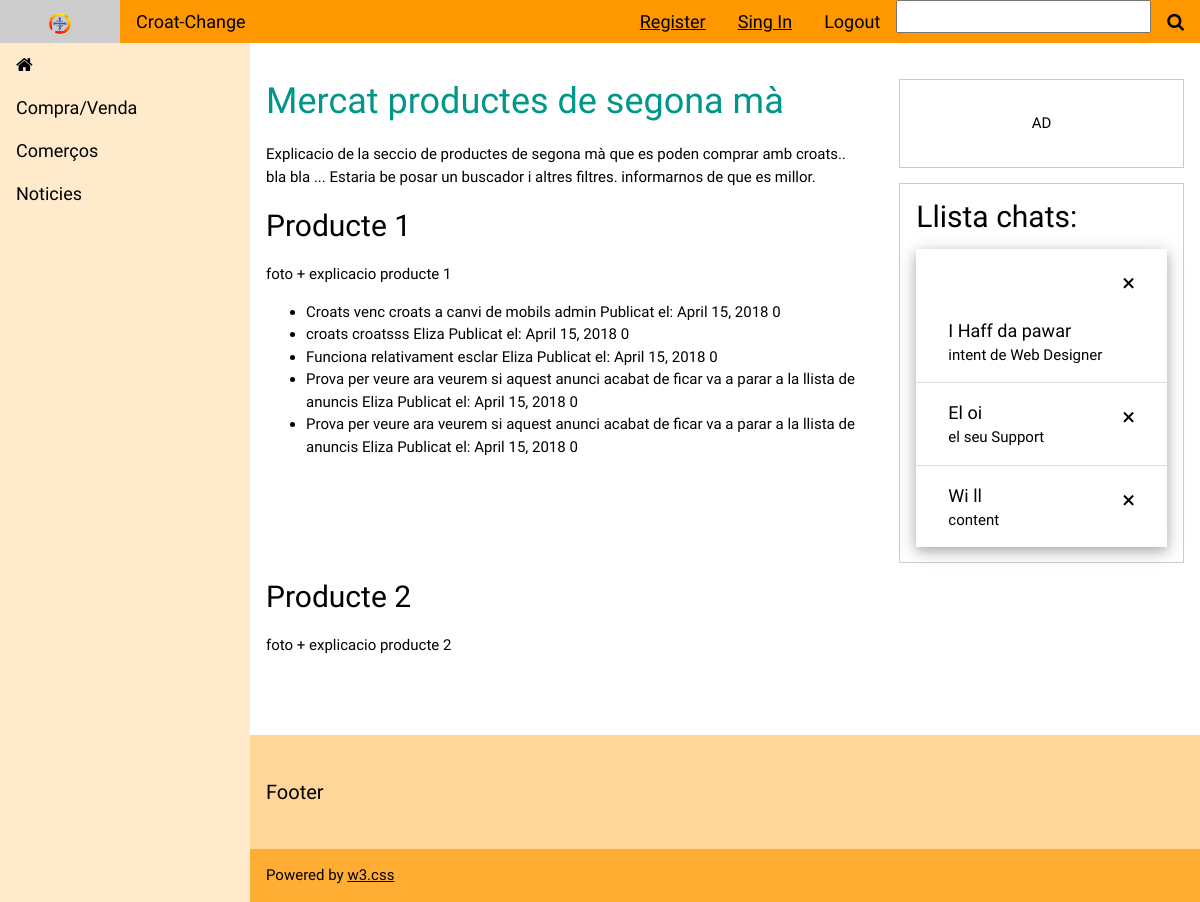
/home/mercat_croat, run on an earlier commit of the app's database.
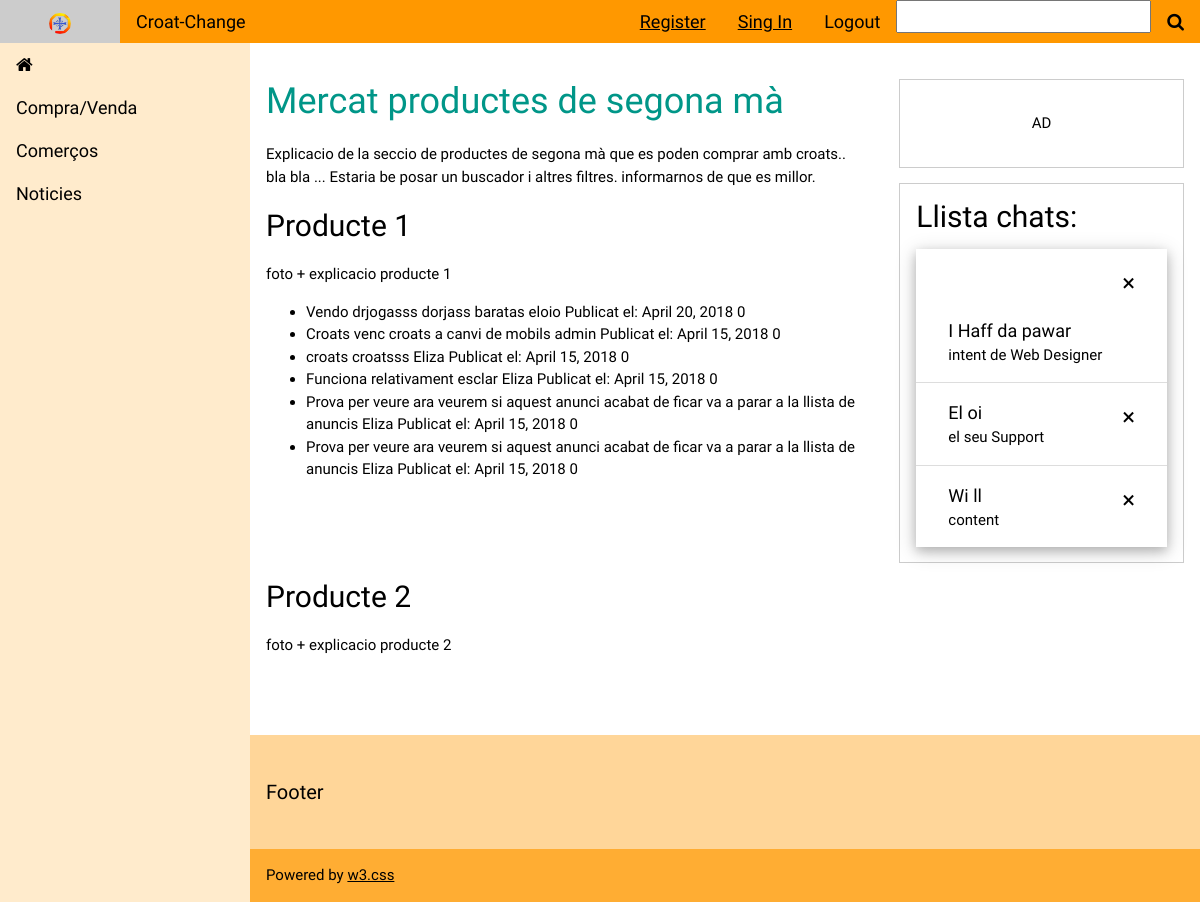
And on a later commit of the database.
### home/models.py (models this page shows)
class Anunci(models.Model):
    titol=models.CharField(max_length=30)
    descripcio=models.CharField(max_length=600)
    autor=models.ForeignKey(User, on_delete=models.CASCADE)
    date=models.DateField()
    num_stars=models.IntegerField()

### home/views.py (the view)
# urls.py: path('mercat_croat',views.mercat_croat,name="mercat_croat"),
def mercat_croat(request):
    llista_tots_anuncis=Anunci.objects.all().order_by("-date")
    context={'anuncis':llista_tots_anuncis}
    return render(request,"home/mercat_croat.html",context)

### home/templates/home/mercat_croat.html (shortened to what this page needs)
<!DOCTYPE html>
{% load static %}
<html>
<link rel="stylesheet" href="{% static 'home/css/w3.css' %}">
<link rel="stylesheet" href="{% static 'home/css/w3-theme-black.css' %}">
<link rel="stylesheet" href="{% static 'home/css/roboto.css' %}">
<link rel="stylesheet" href="{% static 'home/css/font-awesome.min.css' %}">
<link rel="stylesheet" href="{% static 'https://cdnjs.cloudflare.com/ajax/libs/font-awesome/4.7.0/css/font-awesome.min.css' %}">
<body>
<div class="w3-top">
  <div class="w3-bar w3-theme w3-top w3-large">
    <a href="#" class="w3-bar-item w3-button w3-theme-l1" style="width: 10%" ><img src="imatges/fotologo.png" class="w3-round-xlarge" alt="Norway" style="width:24%"></a>
    <a href="#" class="w3-bar-item w3-button w3-hide-small w3-hover-white">Croat-Change</a>
    <a href="#" class="w3-bar-item w3-right w3-button"><i class="fa fa-search"></i></a>
    <input class="w3-right" type="text" name="cerca" maxlength="10">
    <a href="logout" class="w3-bar-item w3-right w3-button"> Logout</a>
    <a href="singin" class="w3-bar-item w3-right w3-hide-small w3-hover-white">Sing In</a>
    <a href="register" class="w3-bar-item w3-right w3-hide-small w3-hover-white">Register</a>
  </div>
</div>
<nav class="w3-sidebar w3-bar-block w3-collapse w3-large w3-theme-l4 w3-animate-left" id="mySidebar">
  <a href="/home" class="w3-bar-item w3-button"><i class="fa fa-home"></i></a>
<a onclick="myFunction('Demo1')" class="w3-bar-item w3-button w3-hover-black">
Compra/Venda</a>
  <a class="w3-bar-item w3-button w3-hover-black" href="comercos">Comerços</a>
  <a class="w3-bar-item w3-button w3-hover-black" href="noticies">Noticies</a>
</nav>
<div class="w3-main" style="margin-left:250px">
  <div class="w3-row w3-padding-64">
    <div class="w3-twothird w3-container">
      <h1 class="w3-text-teal">Mercat productes de segona mà</h1>
	<p>Explicacio de la seccio de productes de segona mà que es poden comprar amb croats.. bla bla ... Estaria be posar un buscador i altres filtres. informarnos de que es millor.</p>
	<h2 class="w3-text">Producte 1</h2>
      <p>foto + explicacio producte 1</p>
{% if anuncis %}
<ul>
{% for element in anuncis %}
	<li> {{ element.titol}} {{element.descripcio}} {{element.autor}} Publicat el: {{element.date}} {{element.num_stars}} </li>
{% endfor %}
</ul>
{% else %}
	nope
{% endif %}
    </div>
    <div class="w3-third w3-container">
      <p class="w3-border w3-padding-large w3-padding-32 w3-center">AD</p>
<div class="w3-container w3-border">
  <h2>Llista chats:</h2>
  <ul class="w3-ul w3-card-4">
    <li class="w3-bar">
      <span onclick="this.parentElement.style.display='none'" class="w3-bar-item w3-button w3-white w3-xlarge w3-right">×</span>
      <div class="w3-bar-item">
        <span class="w3-large">I Haff da pawar</span><br>
        <span>intent de Web Designer</span>
      </div>
    </li>
    <li class="w3-bar">
      <span onclick="this.parentElement.style.display='none'" class="w3-bar-item w3-button w3-white w3-xlarge w3-right">×</span>
      <div class="w3-bar-item">
        <span class="w3-large">El oi</span><br>
        <span>el seu Support</span>
      </div>
    </li>
    <li class="w3-bar">
      <span onclick="this.parentElement.style.display='none'" class="w3-bar-item w3-button w3-white w3-xlarge w3-right">×</span>
      <div class="w3-bar-item">
        <span class="w3-large">Wi ll</span><br>
        <span>content</span>
      </div>
    </li>
  </ul>
</div>
    </div>
    <div class="w3-twothird w3-container">
	<h2 class="w3-text">Producte 2 </h2>
      <p>foto + explicacio producte 2</p>
    </div>
  </div>
  <footer id="myFooter">
    <div class="w3-container w3-theme-l3 w3-padding-32">
      <h4>Footer</h4>
    </div>
    <div class="w3-container w3-theme-l1">
      <p>Powered by <a href="https://www.w3schools.com/w3css/default.asp" target="_blank">w3.css</a></p>
    </div>
  </footer>
</div>
</body>
</html>

What changed in the data, as far as the page shows it:
added Anunci: titol "Vendo drjogasss", descripcio "dorjass baratas", autor "eloio", date "April 20, 2018", num_stars "0"
